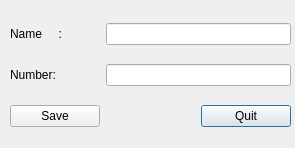
<?xml version="1.0" encoding="UTF-8"?>
<ui version="4.0">
 <class>ContactDialog</class>
 <widget class="QDialog" name="ContactDialog">
  <property name="geometry">
   <rect>
    <x>0</x>
    <y>0</y>
    <width>295</width>
    <height>148</height>
   </rect>
  </property>
  <property name="windowTitle">
   <string>Dialog</string>
  </property>
  <widget class="QWidget" name="">
   <property name="geometry">
    <rect>
     <x>10</x>
     <y>10</y>
     <width>281</width>
     <height>131</height>
    </rect>
   </property>
   <layout class="QGridLayout" name="gridLayout">
    <item row="0" column="0">
     <widget class="QLabel" name="label">
      <property name="text">
       <string>Name     :</string>
      </property>
     </widget>
    </item>
    <item row="0" column="1" colspan="2">
     <widget class="QLineEdit" name="lineEdit_name"/>
    </item>
    <item row="1" column="0">
     <widget class="QLabel" name="label_2">
      <property name="text">
       <string>Number:</string>
      </property>
     </widget>
    </item>
    <item row="1" column="1" colspan="2">
     <widget class="QLineEdit" name="lineEdit_number"/>
    </item>
    <item row="2" column="2">
     <widget class="QPushButton" name="pushButton_quit">
      <property name="text">
       <string>Quit</string>
      </property>
     </widget>
    </item>
    <item row="2" column="0">
     <widget class="QPushButton" name="pushButton_save">
      <property name="text">
       <string>Save</string>
      </property>
     </widget>
    </item>
   </layout>
  </widget>
 </widget>
 <resources/>
 <connections/>
</ui>
